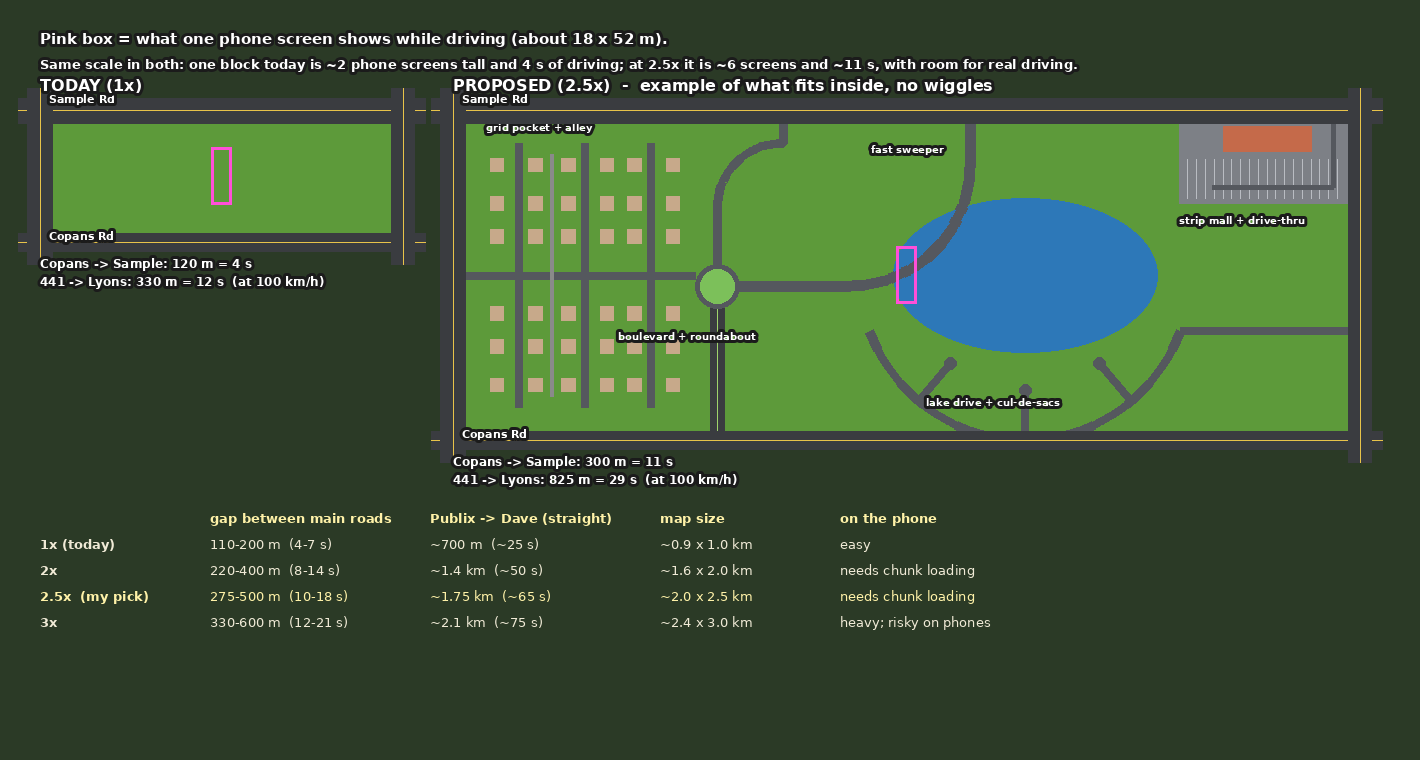

The Python source for this figure:
"""Scale study (round 37): how big should the gap between the main roads be?
Draws one superblock (Copans -> Sample, 441 -> Lyons) at today's plan size and at 2.5x, at the SAME pixel scale, with the phone screen's footprint
(camera: 40 deg FOV, 44 m back, 45 deg tilt, portrait -> about 18 m wide x 52 m deep on the ground) and drive times at 100 km/h (28 m/s).
The 2.5x block shows an example interior built from straights and true circular arcs (no wiggles): a boulevard entry with a roundabout,
a fast sweeper round a lake, a grid pocket with an alley, cul-de-sacs, and a commercial corner. Run: python3 scale_study.py -> scale_study.png"""
from PIL import Image, ImageDraw, ImageFont
import math, os

S = 1.1; PAD = 40
def font(sz, b=True): return ImageFont.truetype("/usr/share/fonts/truetype/dejavu/DejaVuSans-Bold.ttf" if b else "/usr/share/fonts/truetype/dejavu/DejaVuSans.ttf", sz)
W, H = 1420, 760
im = Image.new("RGB", (W, H), "#2b3a26"); d = ImageDraw.Draw(im)
OUT = lambda t, xy, sz=14, **k: d.text(xy, t, fill="white", font=font(sz), stroke_width=3, stroke_fill="#1b1b1b", **k)
V = 28.0                                                            # m/s

def arc(cx, cy, r, a0, a1, n=40): return [(cx + r * math.cos(math.radians(a0 + (a1 - a0) * i / n)), cy + r * math.sin(math.radians(a0 + (a1 - a0) * i / n))) for i in range(n + 1)]
def panel(ox, oy, bw, bh, title, k, interior):
    P = lambda x, y: (ox + x * S, oy + (bh - y) * S)                # local metres, y up
    d.rectangle([P(0, bh), P(bw, 0)], fill="#5d9a3a")
    road = lambda pts, w, col="#3a3c40", line=None: (d.line([P(*p) for p in pts], fill=col, width=max(2, int(w * S)), joint="curve"), line and d.line([P(*p) for p in pts], fill=line, width=1, joint="curve"))
    interior(P, road)
    for (pts, w) in (([(-20, 0), (bw + 20, 0)], 18), ([(-20, bh), (bw + 20, bh)], 24), ([(0, -20), (0, bh + 20)], 24), ([(bw, -20), (bw, bh + 20)], 22)):
        road(pts, w, line="#e8c34a")
    OUT("Copans Rd", P(8, 12), 11); OUT("Sample Rd", P(8, bh + 16), 11)
    # phone screen footprint at the middle of the block
    sx, sy = bw * .5, bh * .5; d.rectangle([P(sx - 9, sy + 26), P(sx + 9, sy - 26)], outline="#ff4fd8", width=3)
    OUT(title, (ox, oy - 34), 16)
    OUT(f"Copans -> Sample: {bh:.0f} m = {bh / V:.0f} s", (ox, oy + bh * S + 14), 12); OUT(f"441 -> Lyons: {bw:.0f} m = {bw / V:.0f} s  (at 100 km/h)", (ox, oy + bh * S + 32), 12)

def empty(P, road): pass
def designed(P, road):
    bw, bh = 825, 300
    # lake + fast sweeper (true arcs) from a roundabout to Sample Rd
    lx, ly = 520, 150; d.ellipse([P(lx - 120, ly + 70), P(lx + 120, ly - 70)], fill="#2d78b8")
    road([(240, 0), (240, 120)], 14, line="#9fd36b")                              # boulevard entry off Copans (median line)
    rb = P(240, 140); R = 20 * S; d.ellipse([rb[0] - R, rb[1] - R, rb[0] + R, rb[1] + R], outline="#55585e", width=int(9 * S)); d.ellipse([rb[0] - R + 5, rb[1] - R + 5, rb[0] + R - 5, rb[1] + R - 5], fill="#7cc05a")
    sweep = [(260, 140), (360, 140)] + arc(360, 250, 110, -90, 0)[1:]              # straight, then a 110 m radius bend up to Sample
    road(sweep, 10, "#55585e"); road([(470, 250), (470, bh)], 10, "#55585e")
    south = [(240, 160), (240, 210)] + arc(300, 210, 60, 180, 90)[1:] + [(300, 270), (300, bh)]      # second exit north via a tight 60 m bend
    road([(240, 160), (240, 210)] + [(240 + 60 - 60 * math.cos(math.radians(a)), 210 + 60 * math.sin(math.radians(a))) for a in range(0, 91, 5)] + [(300, bh)], 9, "#55585e")
    ring = arc(lx, ly, 150, 200, 340); road(ring, 9, "#55585e")                     # lake drive along the south shore
    road([(lx + 150 * math.cos(math.radians(340)), ly + 150 * math.sin(math.radians(340))), (bw, 100)], 9, "#55585e")   # out to Lyons
    for a in (230, 270, 310):                                                     # cul-de-sacs from the lake drive toward the water
        x0, y0 = lx + 150 * math.cos(math.radians(a)), ly + 150 * math.sin(math.radians(a)); x1, y1 = lx + 105 * math.cos(math.radians(a)), ly + 105 * math.sin(math.radians(a))
        road([(x0, y0), (x1, y1)], 8, "#55585e"); c = P(x1, y1); d.ellipse([c[0] - 6, c[1] - 6, c[0] + 6, c[1] + 6], fill="#55585e")
    # grid pocket (west): straight streets, T-junctions, an alley behind the rows
    for x in (60, 120, 180): road([(x, 30), (x, 270)], 8, "#55585e")
    road([(0, 150), (220, 150)], 8, "#55585e"); road([(90, 40), (90, 260)], 4, "#8a8a8a")
    for x in (40, 75, 105, 140, 165, 200):
        for y in (50, 85, 115, 185, 215, 250): d.rectangle([P(x - 6, y + 6), P(x + 6, y - 6)], fill="#c7a98a")
    # commercial corner at Sample & Lyons: lot + drive-thru
    d.rectangle([P(660, 290), P(815, 215)], fill="#7d8086"); d.rectangle([P(700, 285), P(780, 262)], fill="#c56a4a")
    for x in range(668, 812, 8): d.line([P(x, 220), P(x, 255)], fill="#b9bcc2")
    road([(800, 290), (800, 230), (690, 230)], 5, "#55585e")
    OUT("boulevard + roundabout", P(150, 100), 10); OUT("fast sweeper", P(380, 270), 10); OUT("lake drive + cul-de-sacs", P(430, 40), 10)
    OUT("grid pocket + alley", P(30, 290), 10); OUT("strip mall + drive-thru", P(660, 205), 10)

panel(PAD, 110, 330, 120, "TODAY (1x)", 1, empty)
panel(PAD + 330 * S + 50, 110, 825, 300, "PROPOSED (2.5x)  -  example of what fits inside, no wiggles", 2.5, designed)
OUT("Pink box = what one phone screen shows while driving (about 18 x 52 m).", (PAD, 30), 15)
OUT("Same scale in both: one block today is ~2 phone screens tall and 4 s of driving; at 2.5x it is ~6 screens and ~11 s, with room for real driving.", (PAD, 56), 13)
y0 = 110 + 300 * S + 70
rows = [("", "gap between main roads", "Publix -> Dave (straight)", "map size", "on the phone"),
        ("1x (today)", "110-200 m  (4-7 s)", "~700 m  (~25 s)", "~0.9 x 1.0 km", "easy"),
        ("2x", "220-400 m  (8-14 s)", "~1.4 km  (~50 s)", "~1.6 x 2.0 km", "needs chunk loading"),
        ("2.5x  (my pick)", "275-500 m  (10-18 s)", "~1.75 km  (~65 s)", "~2.0 x 2.5 km", "needs chunk loading"),
        ("3x", "330-600 m  (12-21 s)", "~2.1 km  (~75 s)", "~2.4 x 3.0 km", "heavy; risky on phones")]
cols = [PAD, PAD + 170, PAD + 390, PAD + 620, PAD + 800]
for i, r in enumerate(rows):
    for j, t in enumerate(r): d.text((cols[j], y0 + i * 26), t, fill="#fff2a8" if i == 0 or "pick" in r[0] else "#f0ead6", font=font(13, i == 0 or j == 0))
im.save(os.path.join(os.path.dirname(os.path.abspath(__file__)), "scale_study.png")); print("ok")
